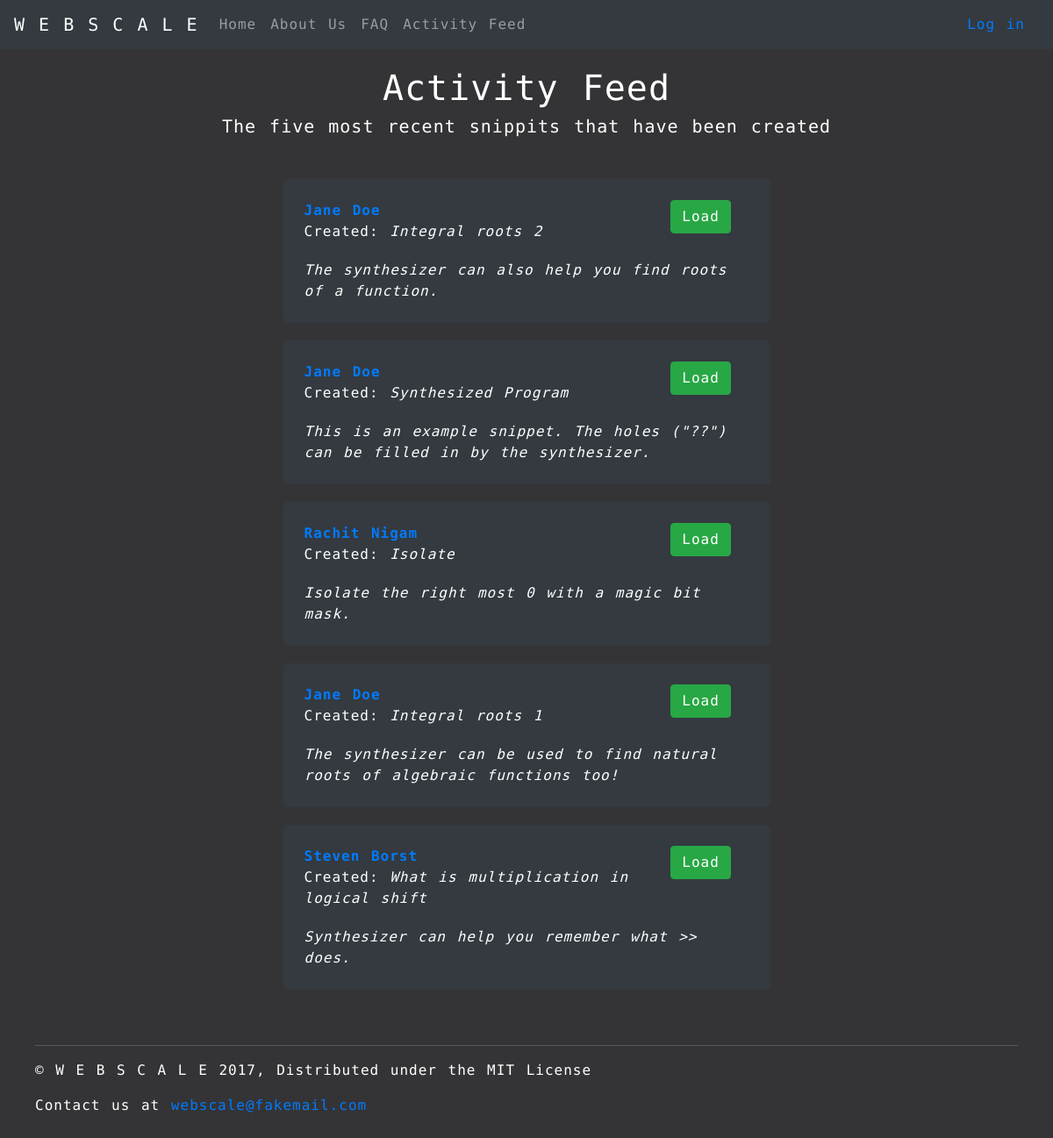
Before: /feed/ with the older database file.
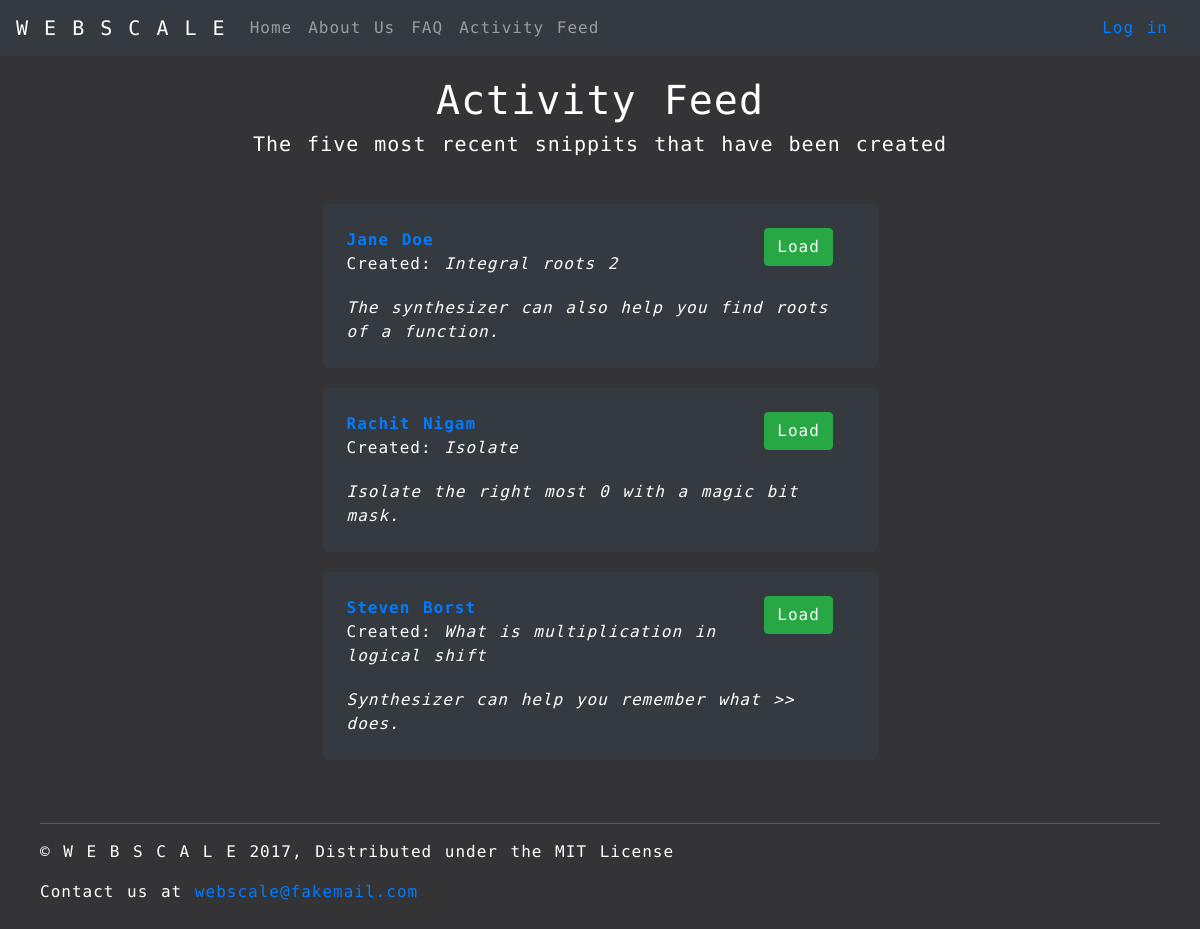
After: the same page with the newer database file.
### synthesizer/models.py (models this page shows, shortened)
class Snippit(models.Model):
    id = models.UUIDField(primary_key=True, default=uuid.uuid4, help_text="Unique ID for this Snippit")
    user_id = models.ForeignKey(User, on_delete=models.SET_NULL, null=True)
    name = models.CharField('Name', max_length=200, help_text="Enter name")
    description = models.TextField(max_length=1000, help_text="Enter the snippit description")
    program_text = models.TextField(max_length=99999, help_text="Enter the program holes")
    program_spec = models.TextField(max_length=99999, help_text="Enter the program spec")
    """
    The synthesizer result needs to be a different kind of model field that will be generated, not entered
    """
    synthesizer_result = models.TextField(max_length=99999, help_text="Enter the synthesizer result")
    is_public = models.BooleanField(default=True, help_text="Toggle for user's public visibility")

### synthesizer/views.py (the view)
# urls.py: url(r'^feed/$', views.feed, name='feed'),
def feed(request):
    snippits = Snippit.objects.filter(is_public=True).order_by('-id')[:5]
    return render(
        request,
        'synthesizer/feed.html',
        context={'page_title': 'Activity Feed', 'snippits': snippits},
    )

### synthesizer/templates/synthesizer/feed.html (shortened to what this page needs)
{% extends "base_page.html" %}
{% block css %}
{% load static %}
<link rel="stylesheet" type="text/css" href="{% static 'css/webscale-feed.css' %}">
{% endblock %}
{% block content %}
<div class="container">
    <h1 class="page-title">Activity Feed</h1>
    <h5 class="page-subtitle">The five most recent snippits that have been created</h5>
    <div id="main" class="row">
        <div class="col">
            {% for snippit in snippits %}
            <div class="mx-auto w-50 p-4 bg-dark feed-card">
                <div class="row">
                    <div class="col-9 card-heading">
                        <div class="row">
                            <div><b><a href="{% url 'profile' snippit.user_id %}">{{snippit.user_id.first_name}} {{snippit.user_id.last_name}}</a></b></div>
                        </div>
                        <div class="row">
                            <div>Created: <em>{{snippit.name}}</em></div>
                        </div>
                    </div>
                    <div class="col-2 float-right">
                        <a class="btn btn-success btn-small" href="{% url 'program' snippit.id.hex %}">Load</a>
                    </div>
                </div>
                <div class="row card-description">
                    <div class="col-12">
                        <span><i>{{snippit.description}}</i></span>
                    </div>
                </div>
            </div>
            {% endfor %}
        </div>
    </div>
    <footer class="footer">
        <hr class="footer-hr">
        <p>&copy; W E B S C A L E 2017, Distributed under the MIT License</p>
        <p>Contact us at <a href="mailto:webscale@fakemail.com">webscale@fakemail.com</a></p>
    </footer>
</div>
{% endblock %}

Changed rows visible on the page:
no longer on this page (row edited): Snippit: user_id.first_name "Jane", user_id.last_name "Doe", name "Synthesized Program", description "This is an example snippet. The holes (\"??\") can be filled in by the synthesizer."
no longer on this page (row edited): Snippit: user_id.first_name "Jane", user_id.last_name "Doe", name "Integral roots 1", description "The synthesizer can be used to find natural roots of algebraic functions too!"
